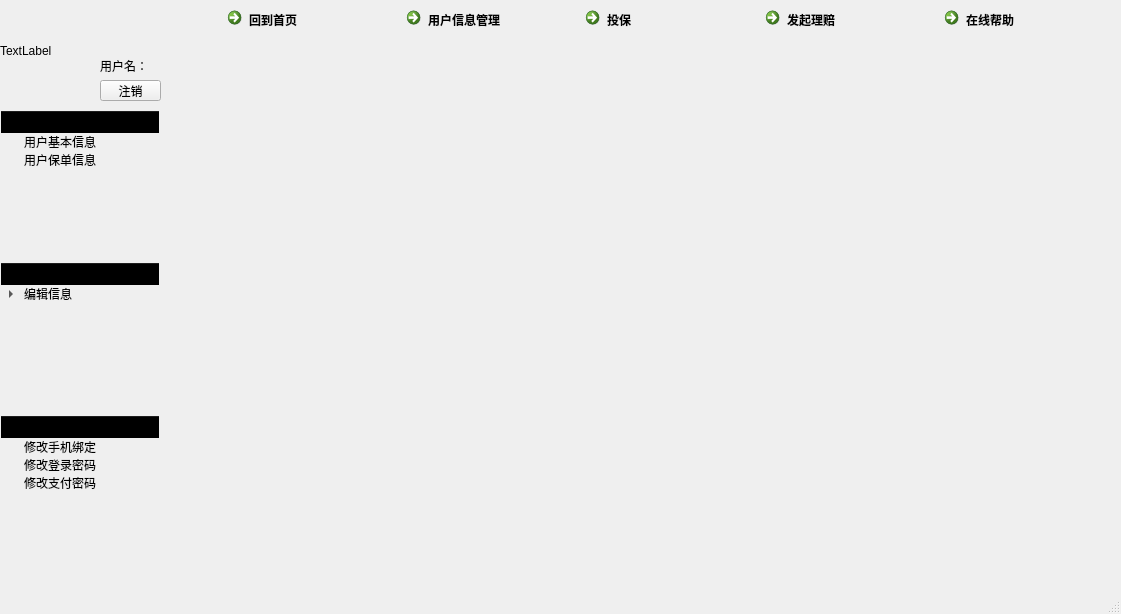
<?xml version="1.0" encoding="UTF-8"?>
<ui version="4.0">
 <class>MainWindow</class>
 <widget class="QMainWindow" name="MainWindow">
  <property name="geometry">
   <rect>
    <x>0</x>
    <y>0</y>
    <width>1121</width>
    <height>614</height>
   </rect>
  </property>
  <property name="windowTitle">
   <string>MainWindow</string>
  </property>
  <property name="styleSheet">
   <string notr="true">#MainWindow{border-image:url(./背景图片.jpg);}</string>
  </property>
  <widget class="QWidget" name="centralwidget">
   <widget class="QLabel" name="label">
    <property name="geometry">
     <rect>
      <x>0</x>
      <y>0</y>
      <width>101</width>
      <height>101</height>
     </rect>
    </property>
    <property name="text">
     <string>TextLabel</string>
    </property>
   </widget>
   <widget class="QWidget" name="horizontalLayoutWidget">
    <property name="geometry">
     <rect>
      <x>220</x>
      <y>0</y>
      <width>890</width>
      <height>51</height>
     </rect>
    </property>
    <layout class="QHBoxLayout" name="horizontalLayout">
     <item>
      <widget class="QCommandLinkButton" name="commandLinkButton_5">
       <property name="text">
        <string>回到首页</string>
       </property>
      </widget>
     </item>
     <item>
      <widget class="QCommandLinkButton" name="commandLinkButton">
       <property name="text">
        <string>用户信息管理</string>
       </property>
      </widget>
     </item>
     <item>
      <widget class="QCommandLinkButton" name="commandLinkButton_2">
       <property name="text">
        <string>投保</string>
       </property>
      </widget>
     </item>
     <item>
      <widget class="QCommandLinkButton" name="commandLinkButton_3">
       <property name="text">
        <string>发起理赔</string>
       </property>
      </widget>
     </item>
     <item>
      <widget class="QCommandLinkButton" name="commandLinkButton_4">
       <property name="text">
        <string>在线帮助</string>
       </property>
      </widget>
     </item>
    </layout>
   </widget>
   <widget class="QWidget" name="verticalLayoutWidget">
    <property name="geometry">
     <rect>
      <x>0</x>
      <y>110</y>
      <width>160</width>
      <height>451</height>
     </rect>
    </property>
    <layout class="QVBoxLayout" name="verticalLayout">
     <item>
      <widget class="QTreeWidget" name="treeWidget">
       <property name="autoFillBackground">
        <bool>false</bool>
       </property>
       <property name="styleSheet">
        <string notr="true">background: transparent</string>
       </property>
       <column>
        <property name="text">
         <string>查询用户信息</string>
        </property>
       </column>
       <item>
        <property name="text">
         <string>用户基本信息</string>
        </property>
       </item>
       <item>
        <property name="text">
         <string>用户保单信息</string>
        </property>
       </item>
      </widget>
     </item>
     <item>
      <widget class="QTreeWidget" name="treeWidget_4">
       <property name="styleSheet">
        <string notr="true">background: transparent</string>
       </property>
       <column>
        <property name="text">
         <string>修改用户信息</string>
        </property>
       </column>
       <item>
        <property name="text">
         <string>编辑信息</string>
        </property>
        <item>
         <property name="text">
          <string>用户名修改</string>
         </property>
        </item>
        <item>
         <property name="text">
          <string>姓名修改</string>
         </property>
        </item>
        <item>
         <property name="text">
          <string>性别修改</string>
         </property>
        </item>
        <item>
         <property name="text">
          <string>年龄修改</string>
         </property>
        </item>
        <item>
         <property name="text">
          <string>出生年月修改</string>
         </property>
        </item>
        <item>
         <property name="text">
          <string>身份证修改</string>
         </property>
        </item>
        <item>
         <property name="text">
          <string>家庭住址修改</string>
         </property>
        </item>
       </item>
      </widget>
     </item>
     <item>
      <widget class="QTreeWidget" name="treeWidget_3">
       <property name="styleSheet">
        <string notr="true">background: transparent</string>
       </property>
       <column>
        <property name="text">
         <string>帐号安全</string>
        </property>
       </column>
       <item>
        <property name="text">
         <string>修改手机绑定</string>
        </property>
       </item>
       <item>
        <property name="text">
         <string>修改登录密码</string>
        </property>
       </item>
       <item>
        <property name="text">
         <string>修改支付密码</string>
        </property>
       </item>
      </widget>
     </item>
    </layout>
   </widget>
   <widget class="QLabel" name="label_2">
    <property name="geometry">
     <rect>
      <x>100</x>
      <y>50</y>
      <width>81</width>
      <height>31</height>
     </rect>
    </property>
    <property name="text">
     <string>用户名：</string>
    </property>
   </widget>
   <widget class="QWidget" name="widget" native="true">
    <property name="geometry">
     <rect>
      <x>210</x>
      <y>110</y>
      <width>881</width>
      <height>421</height>
     </rect>
    </property>
   </widget>
   <widget class="QPushButton" name="pushButton">
    <property name="geometry">
     <rect>
      <x>100</x>
      <y>80</y>
      <width>61</width>
      <height>21</height>
     </rect>
    </property>
    <property name="text">
     <string>注销</string>
    </property>
   </widget>
  </widget>
  <widget class="QMenuBar" name="menubar">
   <property name="geometry">
    <rect>
     <x>0</x>
     <y>0</y>
     <width>1121</width>
     <height>26</height>
    </rect>
   </property>
  </widget>
  <widget class="QStatusBar" name="statusbar"/>
 </widget>
 <resources/>
 <connections/>
</ui>
